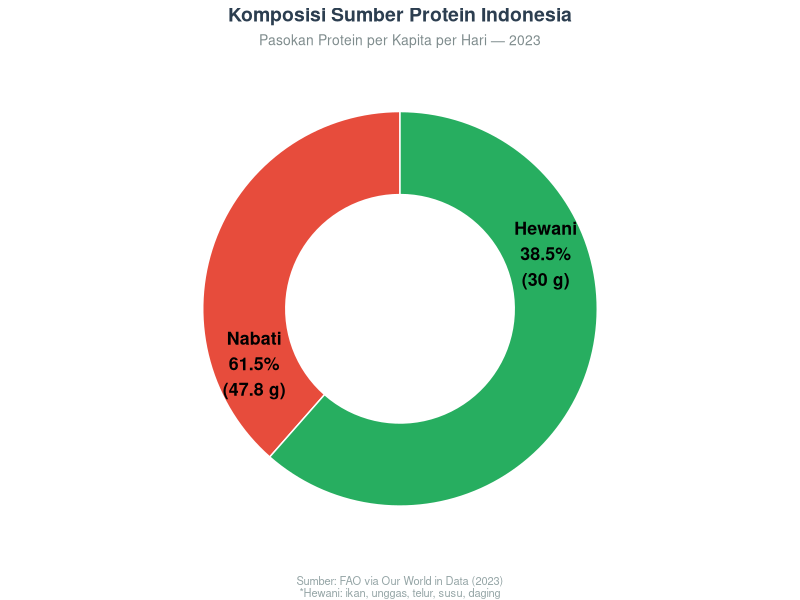

This figure's R source:
# --- Fig 3: Sumber Protein Indonesia donut chart ---
library(ggplot2)
library(dplyr)

# Sumber protein Indonesia detail
protein_detail <- data.frame(
  Sumber = c("Ikan & Seafood", "Unggas", "Telur", "Susu", "Sapi", "Babi", "Domba", "Lainnya Hewani", 
             "Nabati (Tahu, Tempe, Beras, dll)"),
  Protein_g = c(12.8, 8.5, 2.8, 2.5, 1.8, 0.3, 0.2, 1.07, 47.83)
)

warna_detail <- c(
  "Ikan & Seafood" = "#2980B9",
  "Unggas" = "#F39C12",
  "Telur" = "#F1C40F",
  "Susu" = "#ECF0F1",
  "Sapi" = "#E74C3C",
  "Babi" = "#9B59B6",
  "Domba" = "#1ABC9C",
  "Lainnya Hewani" = "#95A5A6",
  "Nabati (Tahu, Tempe, Beras, dll)" = "#27AE60"
)

# Add category
protein_detail$Kategori <- ifelse(protein_detail$Sumber == "Nabati (Tahu, Tempe, Beras, dll)", 
                                   "Nabati", "Hewani")

# Donut chart - first group by kategori
kategori_sum <- protein_detail %>%
  group_by(Kategori) %>%
  summarise(Protein = sum(Protein_g)) %>%
  mutate(
    prop = Protein / sum(Protein) * 100,
    ymax = cumsum(prop),
    ymin = c(0, head(ymax, n = -1)),
    label_pos = (ymin + ymax) / 2,
    label = paste0(Kategori, "\n", round(prop, 1), "%\n(", round(Protein, 1), " g)")
  )

p3 <- ggplot(kategori_sum, aes(x = 2, y = prop, fill = Kategori)) +
  geom_bar(stat = "identity", width = 0.8, color = "white") +
  geom_text(aes(y = label_pos, label = label), size = 4.5, fontface = "bold") +
  coord_polar(theta = "y", start = 0) +
  xlim(0.5, 2.5) +
  scale_fill_manual(values = c("Hewani" = "#E74C3C", "Nabati" = "#27AE60")) +
  labs(
    title = "Komposisi Sumber Protein Indonesia",
    subtitle = "Pasokan Protein per Kapita per Hari — 2023",
    fill = NULL,
    caption = "Sumber: FAO via Our World in Data (2023)\n*Hewani: ikan, unggas, telur, susu, daging"
  ) +
  theme_void(base_family = "sans") +
  theme(
    plot.title = element_text(face = "bold", size = 14, color = "#2C3E50", hjust = 0.5),
    plot.subtitle = element_text(size = 10, color = "#7F8C8D", hjust = 0.5),
    legend.position = "none",
    plot.caption = element_text(size = 8, color = "#95A5A6", hjust = 0.5)
  )

ggsave("/home/ikanx101/Documents/sarkopenia/fig3_sumber_protein_indonesia.png", 
       p3, width = 8, height = 7, dpi = 150)
cat("Fig 3 saved.\n")
